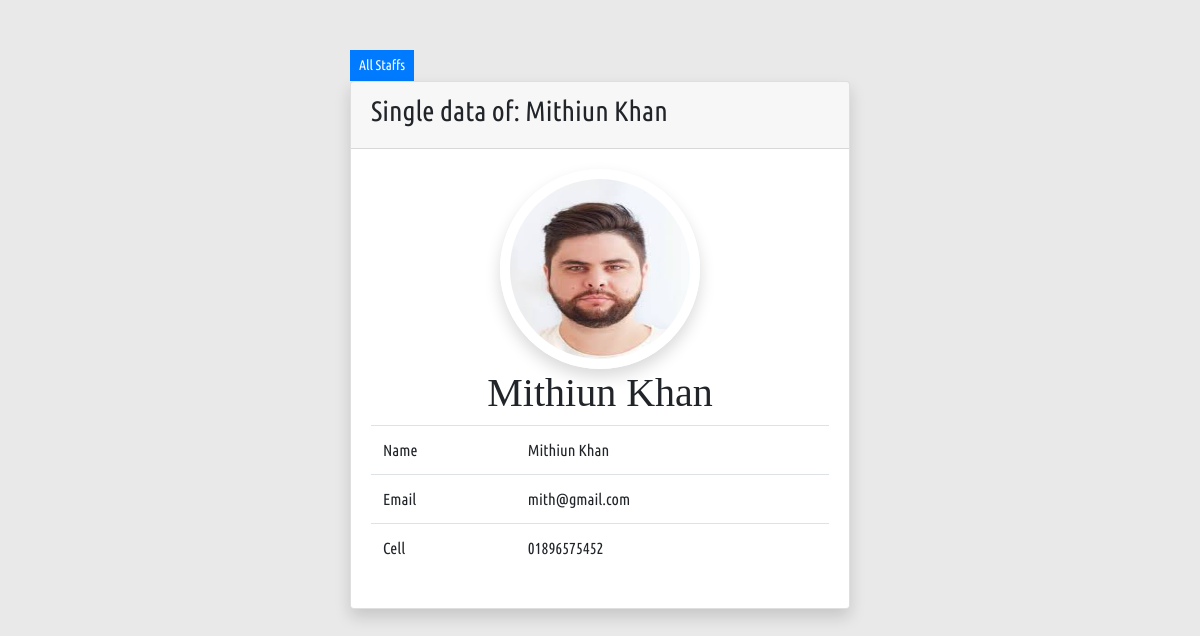
Screenshot of /staff_view.php?id=4 with the database file from the repository.
### tables this page shows
CREATE TABLE `staffs` (
  `id` int(10) NOT NULL,
  `name` varchar(100) NOT NULL,
  `email` varchar(100) NOT NULL,
  `cell` varchar(15) NOT NULL,
  `photo` varchar(100) NOT NULL,
  `status` varchar(20) NOT NULL DEFAULT 'active',
  `created_at` int(11) NOT NULL DEFAULT current_timestamp(),
  `updated_at` int(11) NOT NULL DEFAULT current_timestamp()
);

### app/Support/Database.php (called while the page is built, shortened)
<?php
abstract class Database
{
	private $host = 'localhost';
	private $user = 'root';
	private $pass = '';
	private $db = 'oop_crud';
	private function connection()
	{
		return $this -> connection = new mysqli($this -> host, $this -> user, $this -> pass, $this -> db);
	}
	protected function find($table, $id)
	{
		$sql = "SELECT * FROM $table WHERE id='$id'";
		$data = $this -> connection() -> query($sql);
		return $data;
	}
}

### app/Controller/Staff.php (called while the page is built, shortened)
<?php
class Staff extends Database
{
	public function singleStaff($id)
	{
		$data = $this -> find('staffs', $id);
		return $data -> fetch_assoc();
	}
}

### staff_view.php (the view, shortened to what this page needs)
<?php
	$staff = new Staff;
	if ( isset($_GET['id']) ) {
		$id = $_GET['id'];
		$single_staff = $staff -> singleStaff($id);
	}
 ?>
<!DOCTYPE html>
<html lang="en">
<head>
	<link rel="stylesheet" href="assets/css/bootstrap.min.css">
	<link rel="stylesheet" href="assets/css/style.css">
	<link rel="stylesheet" href="assets/css/responsive.css">
</head>
<body>
	<div class="wrap">
		<a class="btn btn-primary btn-sm" href="staff_data.php">All Staffs</a>
		<div class="card shadow">
			<div class="card-header"><h3>Single data of: <?php echo $single_staff['name'] ?></h3></div>
			<div class="card-body">
				<img class="shadow" style="width: 200px; height: 200px; border-radius: 50%; display: block; margin: auto; border: 10px solid #fff;" src="media/img/Staff/<?php echo $single_staff['photo'] ?>" alt="">
				<h1 style="text-align: center; font-family: sigmar one"><?php echo $single_staff['name'] ?></h1>
				<table class="table">
					<tr>
						<td>Name</td>
						<td><?php echo $single_staff['name'] ?></td>
					</tr>
					<tr>
						<td>Email</td>
						<td><?php echo $single_staff['email'] ?></td>
					</tr>
					<tr>
						<td>Cell</td>
						<td><?php echo $single_staff['cell'] ?></td>
					</tr>
				</table>
			</div>
		</div>
	</div>
</body>
</html>

### assets/css/style.css (style rules this page uses)
* { font-family: 'ubuntu'; }
body { background-color: #e9e9e9; }
.btn { border-radius: 0px !important; }
.wrap { width: 500px; margin: 50px auto 0px; }

### rows the page displays
staffs: name "Mithiun Khan", photo (picture), email "mith@gmail.com", cell "01896575452"
